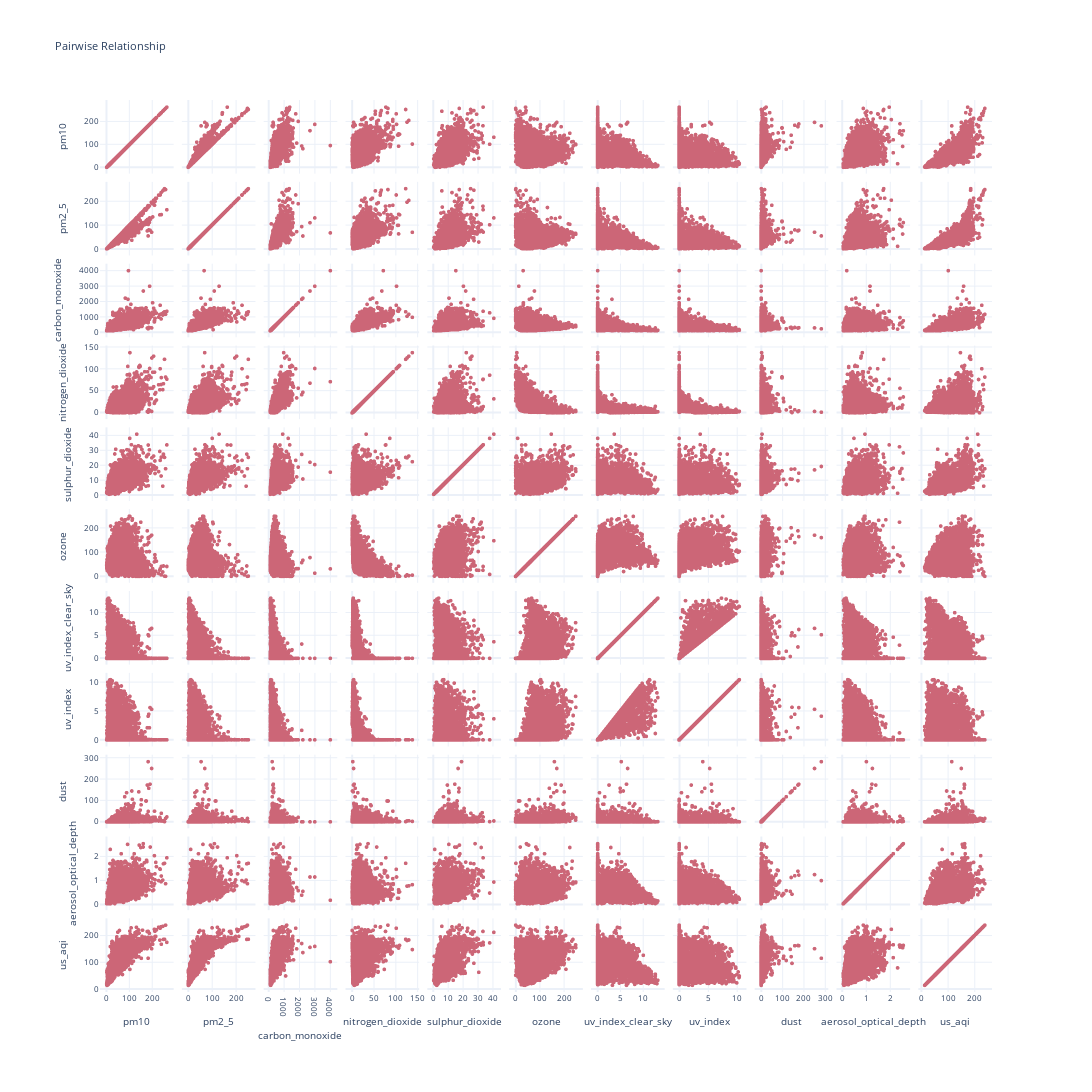

Notebook source saved alongside this figure:
### Code cell
# for i, city in enumerate(df_sample["city"].unique()):
# sub = df_sample[df_sample["city"] == city]
fig = go.Figure(go.Splom(
    dimensions=dimensions,
    marker=dict(color=colors[2], size=4)
))

fig.update_layout(
    title=f"Pairwise Relationship",
    width=1200,
    height=1200,
    margin=dict(l=100, r=100, t=100, b=100),
    template="plotly_white",
    plot_bgcolor="rgba(0, 0, 0, 0)",
    font=dict(size=8)
)

fig.show()

### Figure 1 — Plotly figure (JSON) as saved in the notebook; plotly's stock layout.template omitted (floating-point values rounded to 4 significant figures; data arrays with more than 128 entries replaced by an {"elided": "..."} marker saying what was removed)
{"data": [{"dimensions": [{"label": "pm10", "values": {"elided": "5000 float values"}}, {"label": "pm2_5", "values": {"elided": "5000 float values"}}, {"label": "carbon_monoxide", "values": {"elided": "5000 float values"}}, {"label": "nitrogen_dioxide", "values": {"elided": "5000 float values"}}, {"label": "sulphur_dioxide", "values": {"elided": "5000 float values"}}, {"label": "ozone", "values": {"elided": "5000 float values"}}, {"label": "uv_index_clear_sky", "values": {"elided": "5000 float values"}}, {"label": "uv_index", "values": {"elided": "5000 float values"}}, {"label": "dust", "values": {"elided": "5000 float values"}}, {"label": "aerosol_optical_depth", "values": {"elided": "5000 float values"}}, {"label": "us_aqi", "values": {"elided": "5000 float values"}}], "marker": {"color": "rgb(204, 102, 119)", "size": 4}, "type": "splom"}], "layout": {"font": {"size": 8}, "height": 1200, "margin": {"b": 100, "l": 100, "r": 100, "t": 100}, "plot_bgcolor": "rgba(0, 0, 0, 0)", "title": {"text": "Pairwise Relationship"}, "width": 1200}}
